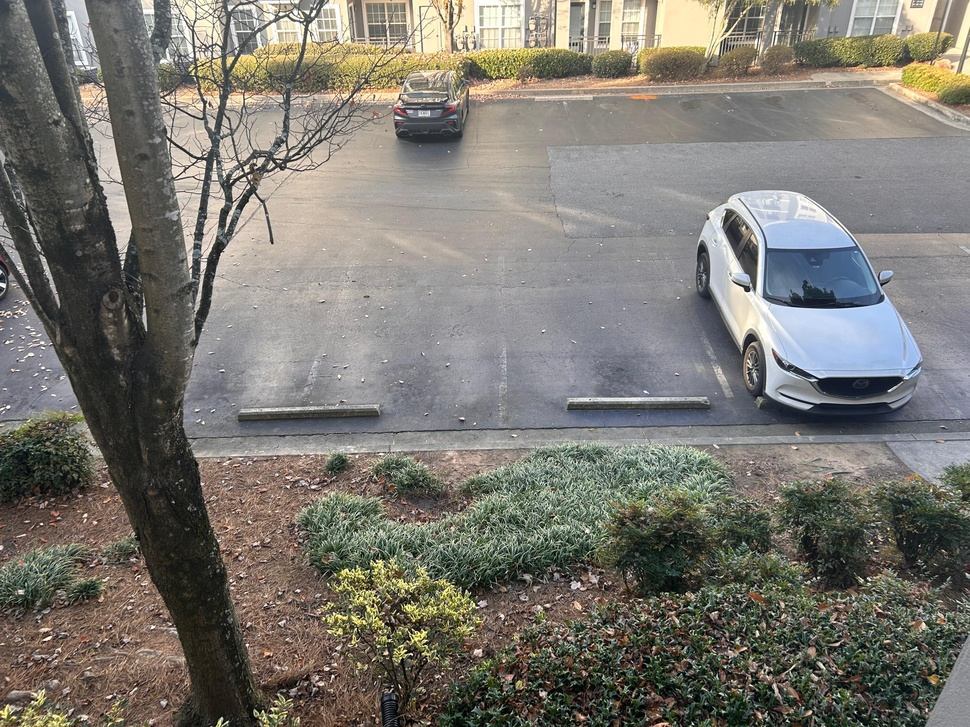
#> input picture Module4/task1/images/image1.jpeg, 970 x 727 px, shrunk from 4032 x 3024 before the run
$ python stitcher.py
#> lines starting #> are read from the running program, lines starting #| are printed output that depends on the picture; after the words box and inside, x2 and y2 are one past the last pixel; in counts of white or black regions, pixels touching at a corner belong together
#> further down, current_panorama is the input picture: shape (727, 970, 3); mean B, G, R 112.1, 119.4, 122.2
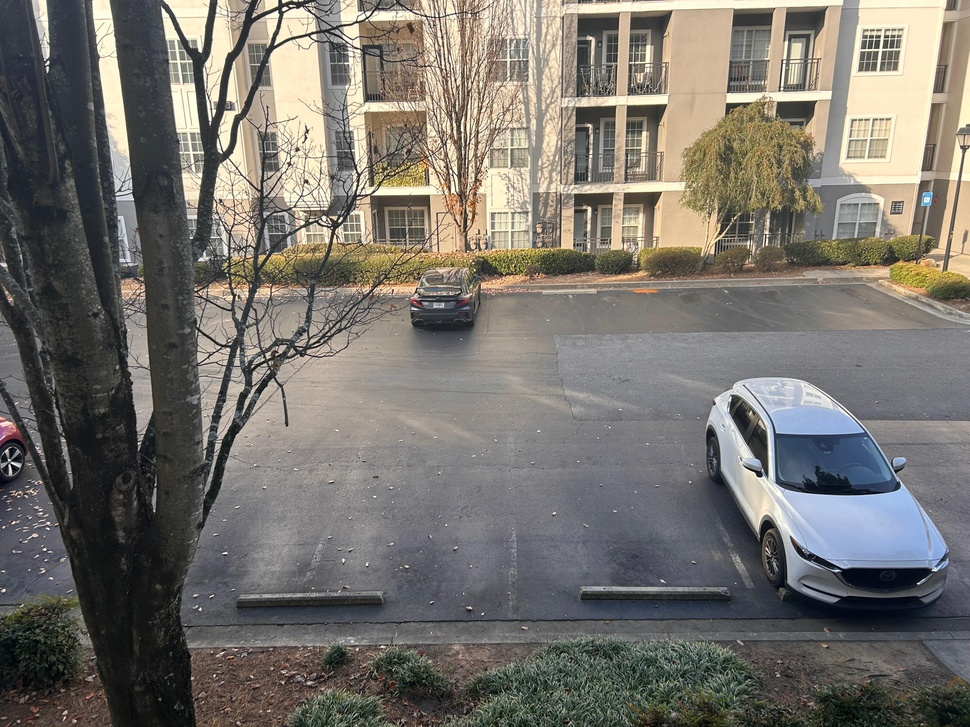
#> input picture Module4/task1/images/image2.jpeg, 970 x 727 px, shrunk from 4032 x 3024 before the run
#> further down, img_top is the input picture: shape (727, 970, 3); mean B, G, R 108.3, 114.5, 118.3
import cv2
import numpy as np
import sys

print(f"Using OpenCV version: {cv2.__version__}")

def stitch_images(img_bottom, img_top):
    """
    Stitches two images together vertically.
    img_bottom is the base image, img_top is the image to be warped and added above.
    Returns the stitched and cropped image, or None if stitching fails.
    """

    print(f"Stitching new pair...")

    # --- Step 2: Find Keypoints and Descriptors ---
    sift = cv2.SIFT_create()
    kp_top, des_top = sift.detectAndCompute(img_top, None)
#> kp_top = 4418 keypoints; strongest (x, y, size): (48, 62, 2), (45, 549, 1.9), (297, 149, 3), (341, 218, 2.1)
    kp_bottom, des_bottom = sift.detectAndCompute(img_bottom, None)
#> kp_bottom = 5510 keypoints; strongest (x, y, size): (333, 676, 2), (247, 645, 1.9), (429, 723, 2.1), (723, 712, 1.8)

    print(f"Found {len(kp_top)} keypoints in top image")
#| Found 4418 keypoints in top image
    print(f"Found {len(kp_bottom)} keypoints in bottom image")
#| Found 5510 keypoints in bottom image

    # --- Step 3: Match Features ---
    bf = cv2.BFMatcher(cv2.NORM_L2)

    if des_top is None or des_bottom is None:
        print("Error: No descriptors found for one or both images.")
        return None

    matches = bf.knnMatch(des_bottom, des_top, k=2)
#> matches = 5510 matches

    # --- Step 4: Filter Matches with Lowe's Ratio Test ---
    good_matches = []
    if not matches or len(matches) < 2:
        print("Warning: Not enough matches found.")
    else:
        for m, n in matches:
            if m.distance < 0.75 * n.distance:
                good_matches.append(m)
#> after the loop, good_matches = 1102 matches

    print(f"Found {len(good_matches)} good matches after ratio test.")
#| Found 1102 good matches after ratio test.

    MIN_MATCH_COUNT = 4
    if len(good_matches) <= MIN_MATCH_COUNT:
        print(f"Not enough good matches found - {len(good_matches)}/{MIN_MATCH_COUNT}")
        return None

    # --- Step 5: Find Homography ---
    src_pts = np.float32([ kp_bottom[m.queryIdx].pt for m in good_matches ]).reshape(-1, 1, 2)
#> src_pts = 1102 rows, first 8: [3.16, 226.1], [3.9, 73.46], [3.9, 73.46], [7.31, 342.1], [7.31, 342.1], [10.97, 276.5], [12.22, 264.6], [12.3, 309.8]
    dst_pts = np.float32([ kp_top[m.trainIdx].pt for m in good_matches ]).reshape(-1, 1, 2)
#> dst_pts = 1102 rows, first 8: [28.89, 409.1], [53.01, 271.6], [53.01, 271.6], [13.44, 522.4], [13.44, 522.4], [28.3, 455.9], [31.98, 446.2], [23.99, 489.6]

    H, mask = cv2.findHomography(src_pts, dst_pts, cv2.RANSAC, 5.0)
#> H = [[0.882, -0.159, 61.19], [-0.00803, 0.755, 208.8], [-2.98e-05, -0.00031, 1]]; mask = 1102 values, max 1 at index 0, min 0 at index 66, mean 0.985
    print("Homography matrix found.")

    # --- Step 6: Warp and Stitch ---
    h_top, w_top = img_top.shape[:2]
#> h_top = 727; w_top = 970
    h_bottom, w_bottom = img_bottom.shape[:2]
#> h_bottom = 727; w_bottom = 970

    canvas_height = h_top + h_bottom
#> canvas_height = 1454
    canvas_width = max(w_top, w_bottom)
#> canvas_width = 970

    dst = cv2.warpPerspective(img_bottom, H, (canvas_width, canvas_height))
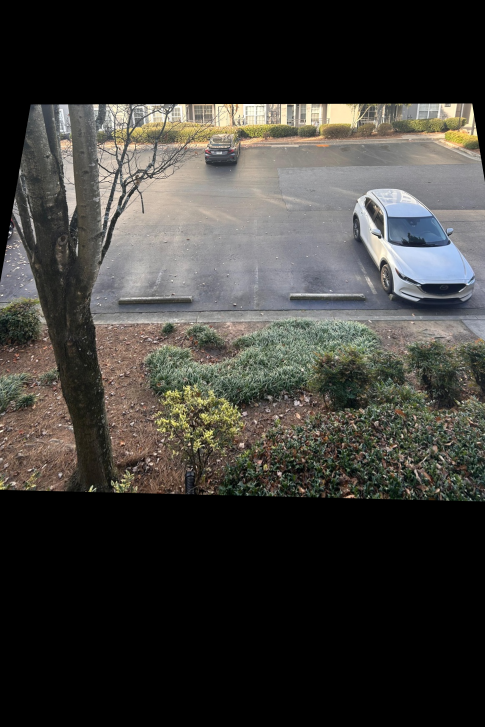
#> dst: shape (1454, 970, 3) (shown at 1/2 size); mean B, G, R 56.8, 60.8, 62.2
    dst[0:h_top, 0:w_top] = img_top
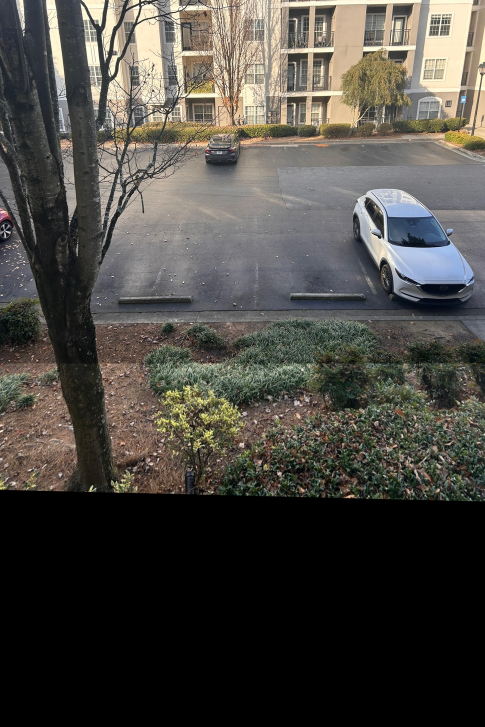
#> dst: shape (1454, 970, 3) (shown at 1/2 size); mean B, G, R 66.5, 72, 74.7

    # --- Step 7: Crop black padding ---
    print("Cropping...")
    gray = cv2.cvtColor(dst, cv2.COLOR_BGR2GRAY)
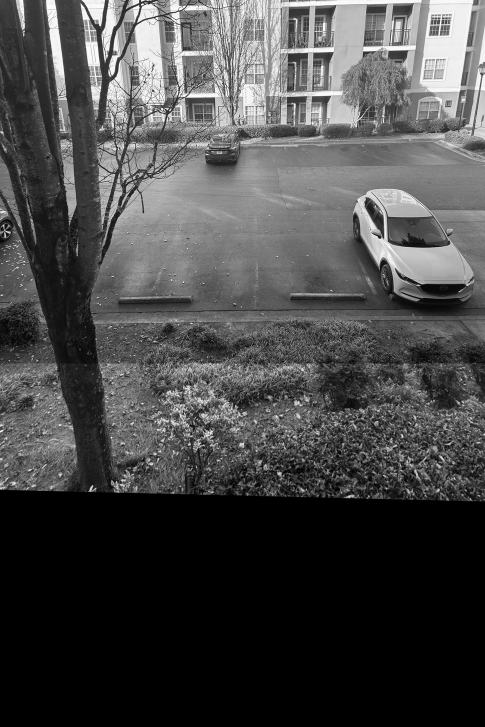
#> gray: shape (1454, 970) (shown at 1/2 size); min 0, max 255, mean 72.2
    _, thresh = cv2.threshold(gray, 1, 255, cv2.THRESH_BINARY)
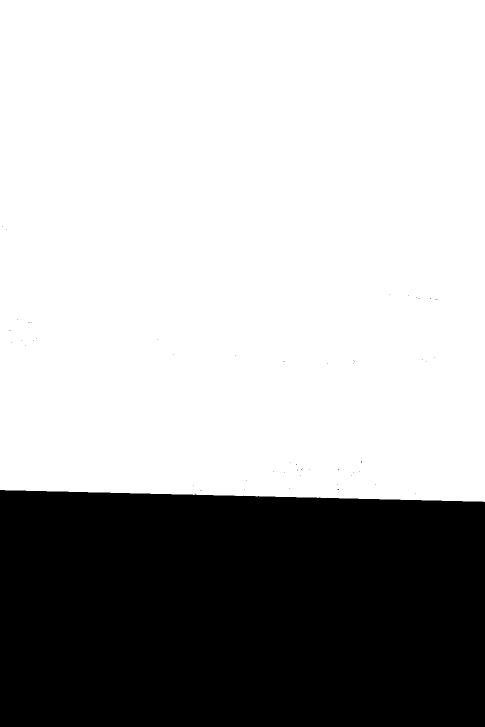
#> thresh: shape (1454, 970) (shown at 1/2 size); 68.2% white; 54 black regions (53 under 20 px)
    contours, _ = cv2.findContours(thresh, cv2.RETR_EXTERNAL, cv2.CHAIN_APPROX_SIMPLE)
#> contours = 1 contour; box (x1, y1, x2, y2) and area: (0, 0, 970, 1004) 960166

    if contours:
        cnt = max(contours, key=cv2.contourArea)
#> cnt = contour of 76 points, box (x1, y1, x2, y2) (0, 0, 970, 1004), area 960166
        x, y, w, h = cv2.boundingRect(cnt)
#> x = 0; y = 0; w = 970; h = 1004
        cropped_result = dst[y:y+h, x:x+w]
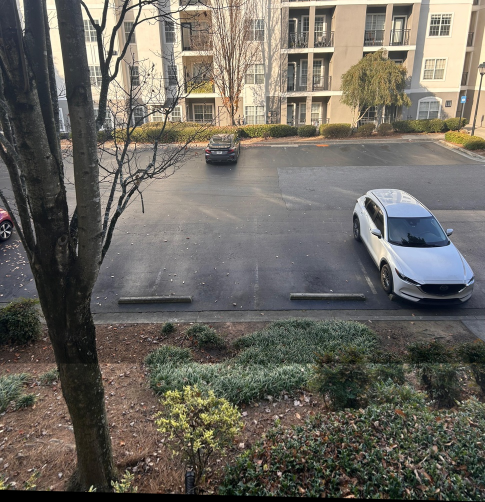
#> cropped_result: shape (1004, 970, 3) (shown at 1/2 size); mean B, G, R 96.2, 104.3, 108.2
        return cropped_result
    else:
        return dst # Return uncropped if contour finding fails

# --- Main Program Logic ---

# Define the order of images from bottom to top
image_paths = [
    'images/image1.jpeg', # Bottom
    'images/image2.jpeg',
    'images/image3.jpeg',
    'images/image4.jpeg'  # Top
]

# Read the first (bottom-most) image
current_panorama = cv2.imread(image_paths[0])
if current_panorama is None:
    print(f"Error: Could not read base image {image_paths[0]}")
    sys.exit()

print(f"Loaded base image: {image_paths[0]}")

# Loop through the rest of the images and stitch them on top
for i in range(1, len(image_paths)):
    path_top = image_paths[i]
    img_top = cv2.imread(path_top)

    if img_top is None:
        print(f"Error: Could not read top image {path_top}")
        continue

    print(f"\n--- Stitching {path_top} onto panorama ---")

    # We call our function
    # current_panorama is the "bottom", img_top is the "top"
    result = stitch_images(current_panorama, img_top)

    if result is not None:
        print("Stitch successful.")
        current_panorama = result # The result becomes the new "bottom"
        cv2.imwrite(f"temp_pano_{i}.jpg", current_panorama) # Save intermediate steps
    else:
        print(f"Stitching failed for {path_top}. Aborting.")
        sys.exit()
#> pass 2 of the loop `for i in range(1, len(image_paths)):`:
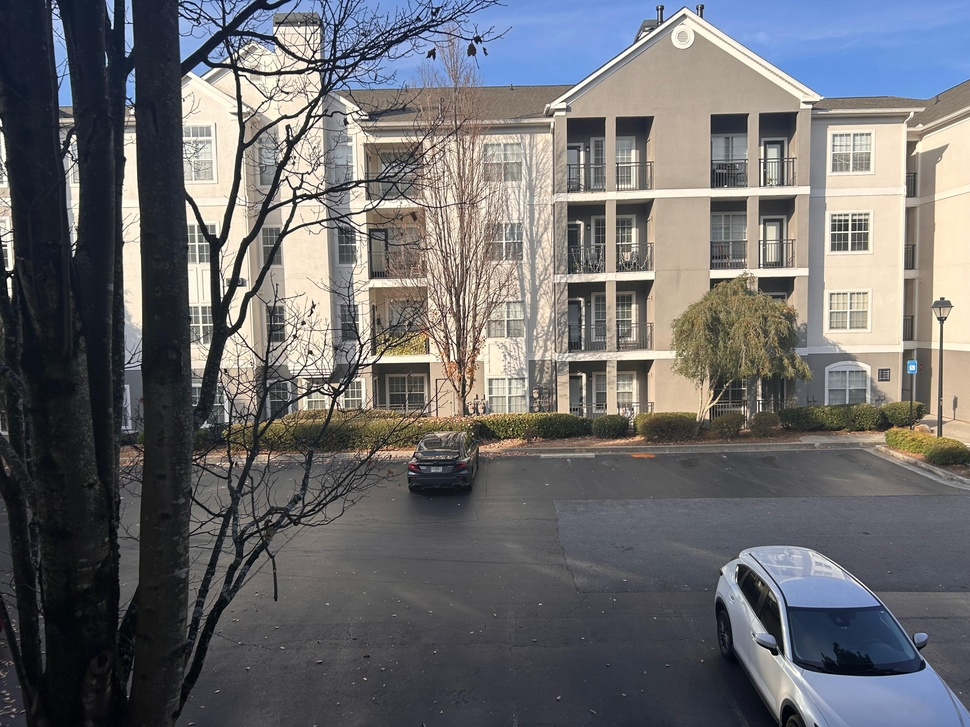
#> input picture Module4/task1/images/image3.jpeg, 970 x 727 px, shrunk from 4032 x 3024 before the run
#> img_top is the input picture: shape (727, 970, 3); mean B, G, R 109.3, 107.2, 107.6
#> kp_top = 4182 keypoints; strongest (x, y, size): (9, 281, 3.9), (74, 247, 2.1), (240, 72, 2.3), (291, 138, 1.8)
#> kp_bottom = 10407 keypoints; strongest (x, y, size): (48, 62, 2), (45, 549, 1.9), (297, 149, 3), (317, 918, 2.5)
#| Found 4182 keypoints in top image
#| Found 10407 keypoints in bottom image
#> matches = 10407 matches
#> after the loop in stitch_images (call 2), `for m, n in matches:`: good_matches = 1485 matches
#| Found 1485 good matches after ratio test.
#> src_pts = 1485 rows, first 8: [4.29, 264.8], [13.22, 228.8], [27.72, 747.9], [28.08, 271.4], [30.72, 289.2], [30.72, 289.2], [34.43, 418.5], [34.72, 424]
#> dst_pts = 1485 rows, first 8: [5.19, 433.1], [20.49, 400.4], [631.3, 256.6], [29.15, 441.7], [28.85, 459.4], [28.85, 459.4], [14.53, 594.1], [13.95, 600.3]
#> H = [[0.911, -0.142, 39.93], [-0.00572, 0.779, 193], [-1.53e-06, -0.0003, 1]]; mask = 1485 values, max 1 at index 0, min 0 at index 2, mean 0.949
#> gray: shape (1731, 970)
#> in stitch_images (call 2), `_, thresh = cv2.threshold(gray, 1, 255, cv2.THRESH_BINARY)`:
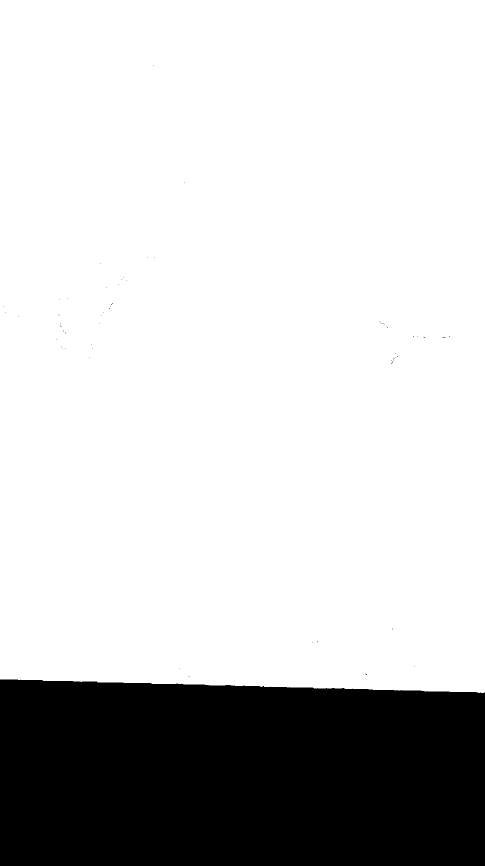
#> thresh: shape (1731, 970) (shown at 1/2 size); 79.3% white; 66 black regions (65 under 20 px)
#> contours = 1 contour; box (x1, y1, x2, y2) and area: (0, 0, 970, 1386) 1328442
#> cnt = contour of 132 points, box (x1, y1, x2, y2) (0, 0, 970, 1386), area 1328442
#> h = 1386
#> in stitch_images (call 2), `cropped_result = dst[y:y+h, x:x+w]`:
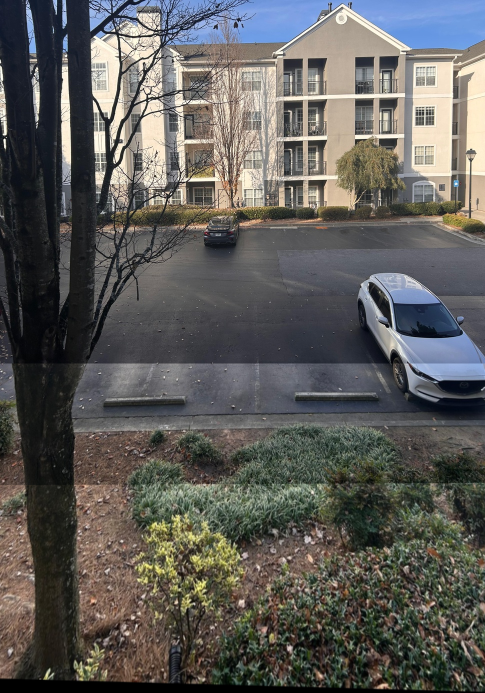
#> cropped_result: shape (1386, 970, 3) (shown at 1/2 size); mean B, G, R 89.5, 92.6, 93.8
#> pass 3 of the loop `for i in range(1, len(image_paths)):`:
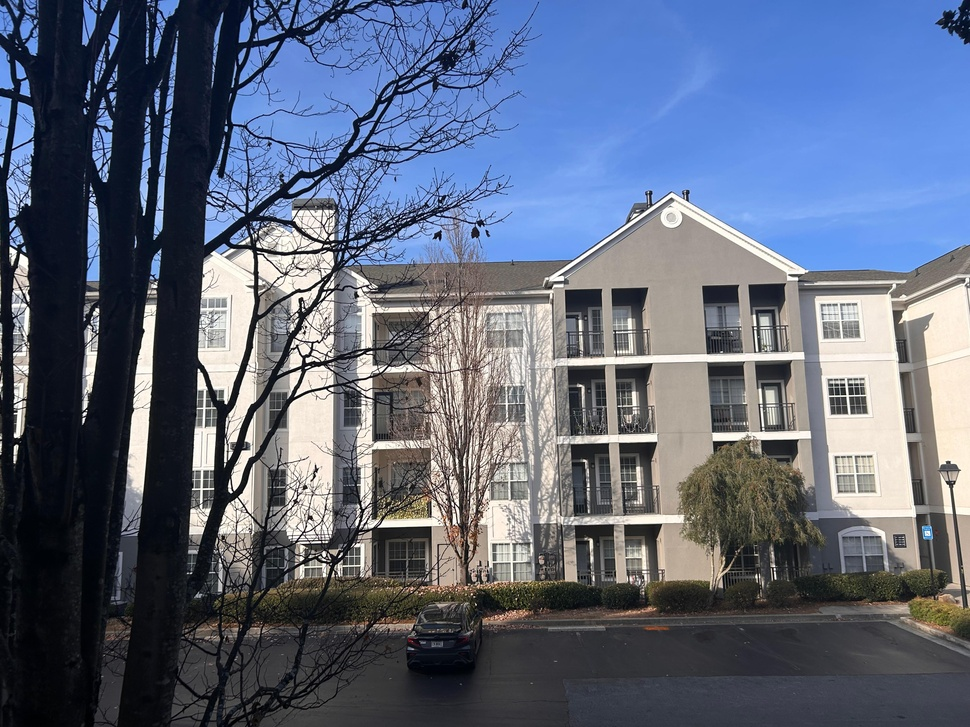
#> input picture Module4/task1/images/image4.jpeg, 970 x 727 px, shrunk from 4032 x 3024 before the run
#> img_top is the input picture: shape (727, 970, 3); mean B, G, R 124, 103.8, 94.2
#> kp_top = 4514 keypoints; strongest (x, y, size): (84, 414, 2.4), (83, 419, 2.1), (304, 333, 2.1), (17, 434, 5)
#> kp_bottom = 16595 keypoints; strongest (x, y, size): (9, 281, 3.9), (74, 247, 2.1), (240, 72, 2.3), (291, 138, 1.8)
#| Found 4514 keypoints in top image
#| Found 16595 keypoints in bottom image
#> matches = 16595 matches
#> after the loop in stitch_images (call 3), `for m, n in matches:`: good_matches = 1883 matches
#| Found 1883 good matches after ratio test.
#> src_pts = 1883 rows, first 8: [5.13, 777.8], [13.38, 288.5], [20.49, 400.4], [31.47, 905.2], [54.93, 38.49], [57.44, 24.56], [57.73, 127.7], [62.33, 15.34]
#> dst_pts = 1883 rows, first 8: [198.3, 595.4], [18.47, 455.6], [11.02, 570.9], [810.8, 564.8], [89.43, 222], [93.12, 211.8], [82.32, 301], [97.41, 202.7]
#> H = [[0.908, -0.139, 45.33], [-0.00611, 0.78, 190], [-7.78e-06, -0.000291, 1]]; mask = 1883 values, max 1 at index 1, min 0 at index 0, mean 0.951
#> in stitch_images (call 3), `gray = cv2.cvtColor(dst, cv2.COLOR_BGR2GRAY)`:
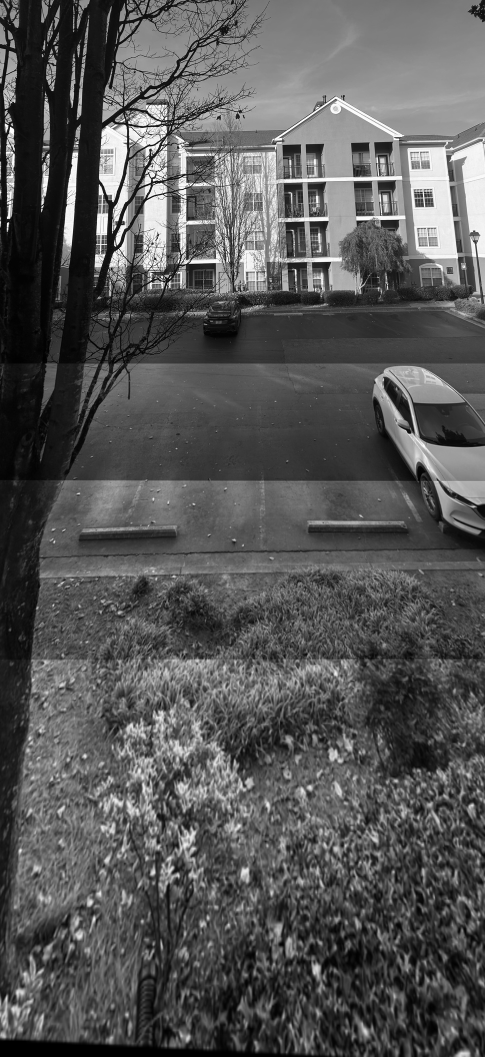
#> gray: shape (2113, 970) (shown at 1/2 size); min 0, max 255, mean 86.3
#> in stitch_images (call 3), `_, thresh = cv2.threshold(gray, 1, 255, cv2.THRESH_BINARY)`:
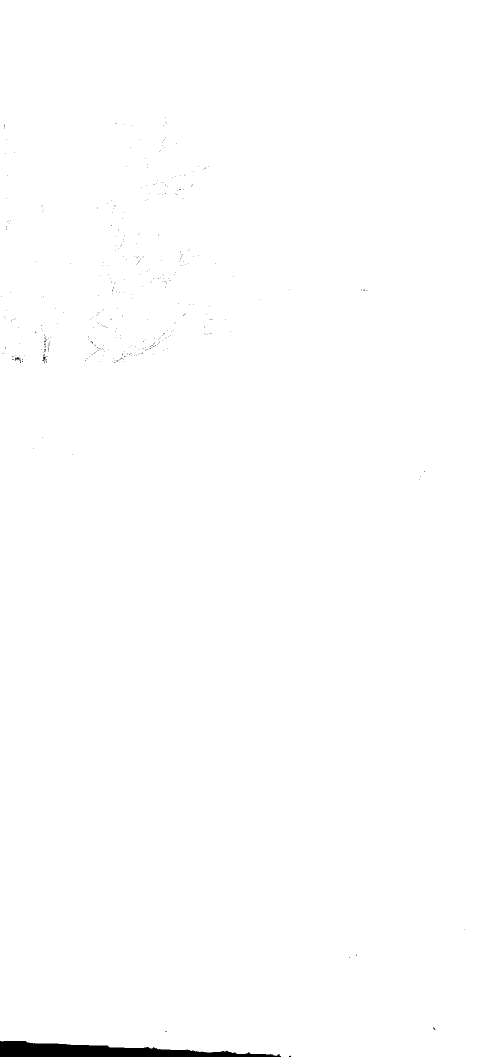
#> thresh: shape (2113, 970) (shown at 1/2 size); 99.5% white; 402 black regions (399 under 20 px)
#> contours = 1 contour; box (x1, y1, x2, y2) and area: (0, 0, 970, 2113) 2037047
#> cnt = contour of 134 points, box (x1, y1, x2, y2) (0, 0, 970, 2113), area 2037047
#> h = 2113

# Save the final result
cv2.imwrite("final_panorama.jpg", current_panorama)
print("\n---")
print("All images stitched! Final result saved as 'final_panorama.jpg'")
